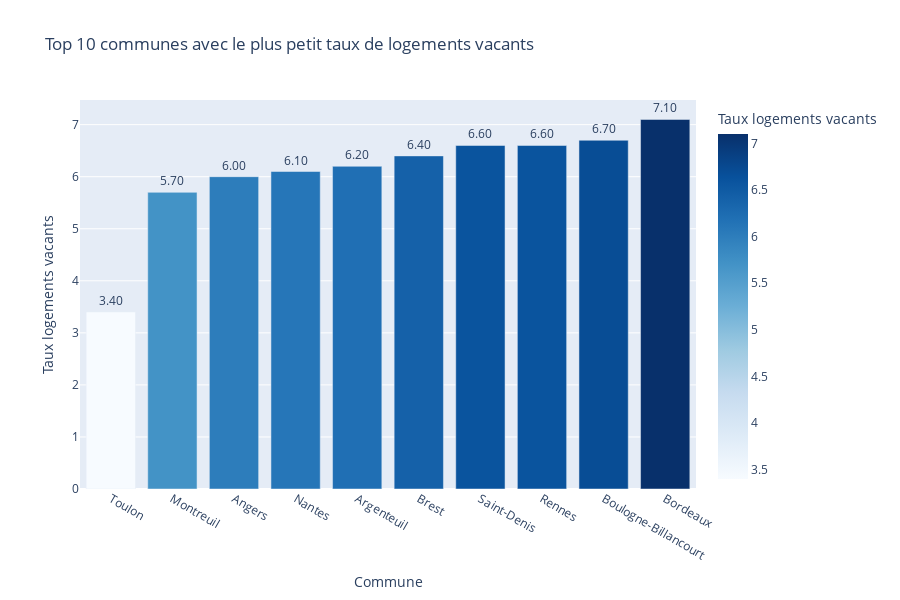

The notebook cell this image was saved under:
### Markdown cell above
Affichage sur la map

### Code cell
# --- Garder uniquement l'année la plus récente pour chaque commune ---
df_vac_100k_recent = df_vac_100k.sort_values("annee", ascending=False) \
                                 .groupby("code_commune", as_index=False) \
                                 .first()  # prend la ligne la plus récente pour chaque commune

# --- Merge avec les coordonnées ---
df_vac_map = df_vac_100k_recent.merge(
    df_communes_coords,
    left_on="code_commune",
    right_on="code_insee",
    how="left"
).dropna(subset=["latitude_centre", "longitude_centre"])

# --- Affichage carte Plotly ---
import plotly.express as px

fig = px.scatter_mapbox(
    df_vac_map,
    lat="latitude_centre",
    lon="longitude_centre",
    size="part_log_vacant",
    color="part_log_vacant",
    hover_name="nom_commune",
    hover_data={
        "p21_pop": True,
        "part_log_vacant": True,
        "code_postal": True,
        "annee": True
    },
    zoom=5,
    height=500,
    color_continuous_scale="OrRd"
)
# --- Top 10 communes avec le plus petit taux de logements vacants ---
top10_low_vac = df_vac_map.sort_values("part_log_vacant", ascending=True).head(10)

# --- Histogramme ---
fig_hist = px.bar(
    top10_low_vac,
    x="nom_commune",
    y="part_log_vacant",
    text="part_log_vacant",
    hover_data={"p21_pop": True, "code_postal": True, "annee": True},
    labels={"part_log_vacant": "Taux logements vacants", "nom_commune": "Commune"},
    title="Top 10 communes avec le plus petit taux de logements vacants",
    color="part_log_vacant",
    color_continuous_scale="Blues",
    height=600
)

fig.update_layout(mapbox_style="open-street-map", margin={"r":0,"t":0,"l":0,"b":0})
fig.show()

fig_hist.update_traces(texttemplate='%{text:.2f}', textposition='outside')
fig_hist.show()

### Figure 1 — Plotly figure (JSON) as saved in the notebook; plotly's stock layout.template omitted (floating-point values rounded to 4 significant figures)
{"data": [{"customdata": [[180500.0, 83000.0, 2022.0], [111500.0, 93100.0, 2022.0], [157200.0, 49000.0, 2022.0], [323200.0, 44200.0, 2022.0], [107200.0, 95100.0, 2022.0], [139600.0, 29200.0, 2022.0], [113900.0, 93210.0, 2022.0], [225100.0, 35700.0, 2022.0], [119800.0, 92100.0, 2022.0], [261800.0, 33300.0, 2022.0]], "hovertemplate": "Commune=%{x}<br>Taux logements vacants=%{marker.color}<br>p21_pop=%{customdata[0]}<br>code_postal=%{customdata[1]}<br>annee=%{customdata[2]}<extra></extra>", "legendgroup": "", "marker": {"color": [3.4, 5.7, 6.0, 6.1, 6.2, 6.4, 6.6, 6.6, 6.7, 7.1], "coloraxis": "coloraxis", "pattern": {"shape": ""}}, "name": "", "orientation": "v", "showlegend": false, "text": [3.4, 5.7, 6.0, 6.1, 6.2, 6.4, 6.6, 6.6, 6.7, 7.1], "textposition": "outside", "texttemplate": "%{text:.2f}", "type": "bar", "x": ["Toulon", "Montreuil", "Angers", "Nantes", "Argenteuil", "Brest", "Saint-Denis", "Rennes", "Boulogne-Billancourt", "Bordeaux"], "xaxis": "x", "y": [3.4, 5.7, 6.0, 6.1, 6.2, 6.4, 6.6, 6.6, 6.7, 7.1], "yaxis": "y"}], "layout": {"barmode": "relative", "coloraxis": {"colorbar": {"title": {"text": "Taux logements vacants"}}, "colorscale": [[0, "rgb(247,251,255)"], [0.125, "rgb(222,235,247)"], [0.25, "rgb(198,219,239)"], [0.375, "rgb(158,202,225)"], [0.5, "rgb(107,174,214)"], [0.625, "rgb(66,146,198)"], [0.75, "rgb(33,113,181)"], [0.875, "rgb(8,81,156)"], [1, "rgb(8,48,107)"]]}, "height": 600, "legend": {"tracegroupgap": 0}, "title": {"text": "Top 10 communes avec le plus petit taux de logements vacants"}, "xaxis": {"anchor": "y", "domain": [0, 1], "title": {"text": "Commune"}}, "yaxis": {"anchor": "x", "domain": [0, 1], "title": {"text": "Taux logements vacants"}}}}
